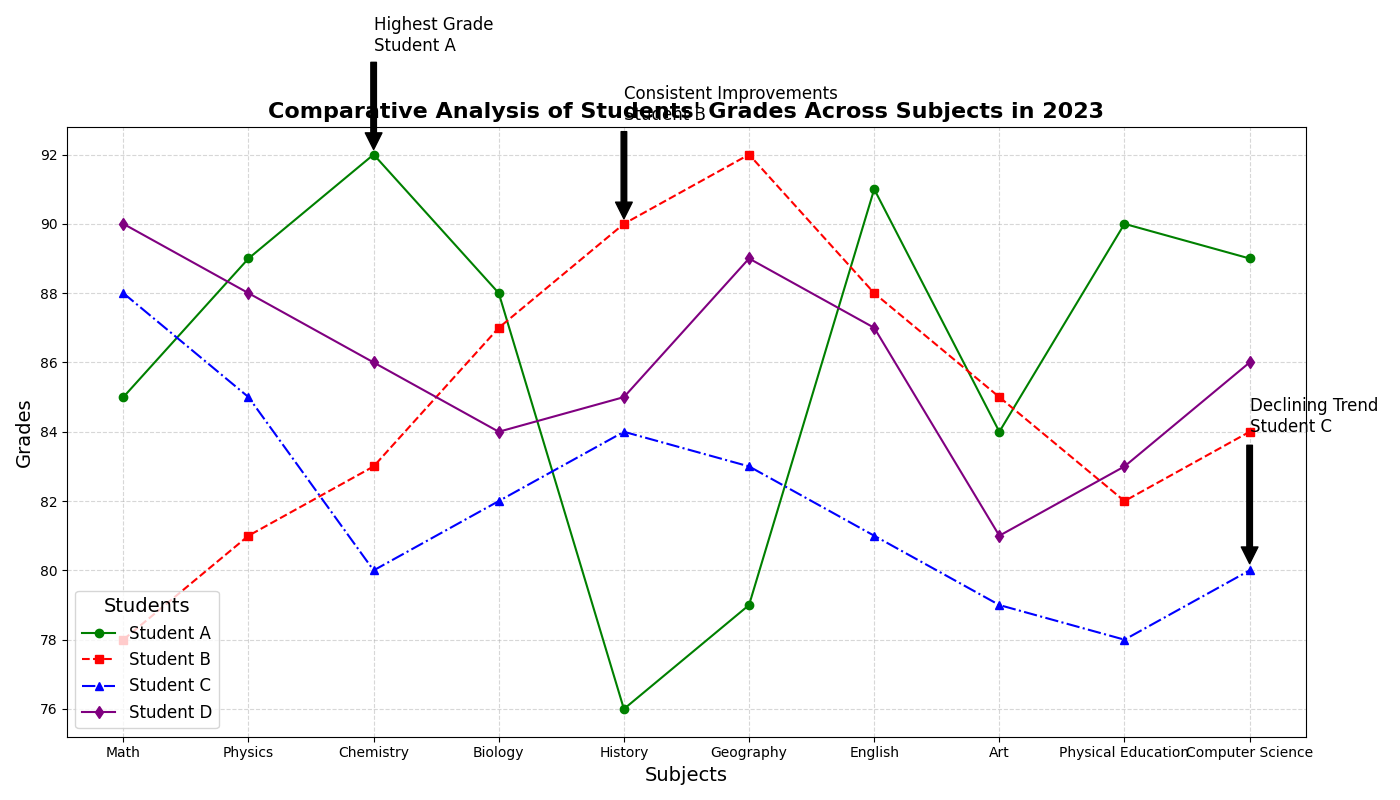

The script that drew this image:
import matplotlib.pyplot as plt
import numpy as np

subjects = ['Math', 'Physics', 'Chemistry', 'Biology', 'History', 'Geography', 'English', 'Art', 'Physical Education', 'Computer Science']
student_A_grades = [85, 89, 92, 88, 76, 79, 91, 84, 90, 89]
student_B_grades = [78, 81, 83, 87, 90, 92, 88, 85, 82, 84]
student_C_grades = [88, 85, 80, 82, 84, 83, 81, 79, 78, 80]
student_D_grades = [90, 88, 86, 84, 85, 89, 87, 81, 83, 86]  # New data series for Student D

# Create the figure and axis
fig, ax = plt.subplots(figsize=(14, 8))

# Plot the data series
ax.plot(subjects, student_A_grades, marker='o', linestyle='-', color='green', label='Student A')
ax.plot(subjects, student_B_grades, marker='s', linestyle='--', color='red', label='Student B')
ax.plot(subjects, student_C_grades, marker='^', linestyle='-.', color='blue', label='Student C')
ax.plot(subjects, student_D_grades, marker='d', linestyle='-', color='purple', label='Student D')  # Added line for Student D

# Add titles and labels
ax.set_title('Comparative Analysis of Students\' Grades Across Subjects in 2023', fontsize=16, fontweight='bold')
ax.set_xlabel('Subjects', fontsize=14)
ax.set_ylabel('Grades', fontsize=14)

# Add legend
ax.legend(title='Students', fontsize=12, title_fontsize=14, loc='lower left')

# Customize grid
ax.grid(True, linestyle='--', alpha=0.5)

# Annotations
ax.annotate('Highest Grade\nStudent A', xy=('Chemistry', 92), xytext=('Chemistry', 95), arrowprops=dict(facecolor='black', shrink=0.05), fontsize=12)
ax.annotate('Consistent Improvements\nStudent B', xy=('History', 90), xytext=('History', 93), arrowprops=dict(facecolor='black', shrink=0.05), fontsize=12)
ax.annotate('Declining Trend\nStudent C', xy=('Computer Science', 80), xytext=('Computer Science', 84), arrowprops=dict(facecolor='black', shrink=0.05), fontsize=12)

# Automatically adjust the layout
plt.tight_layout()

# Show the plot
plt.show()
